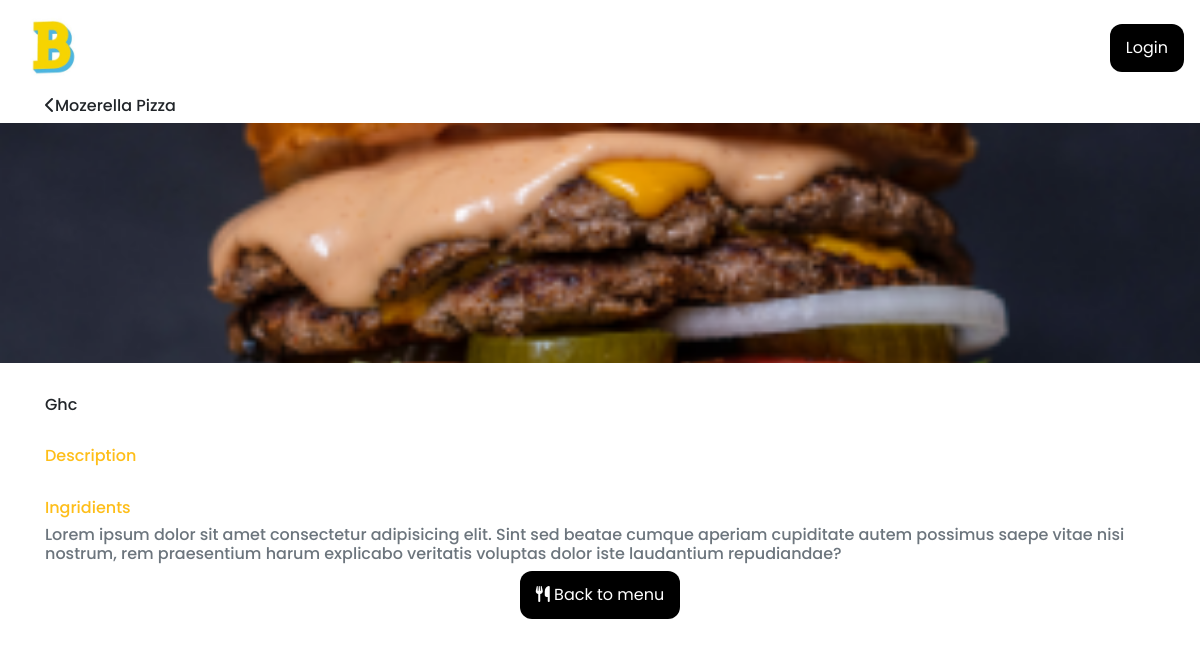
/description/2, run on an earlier commit of the app's database.
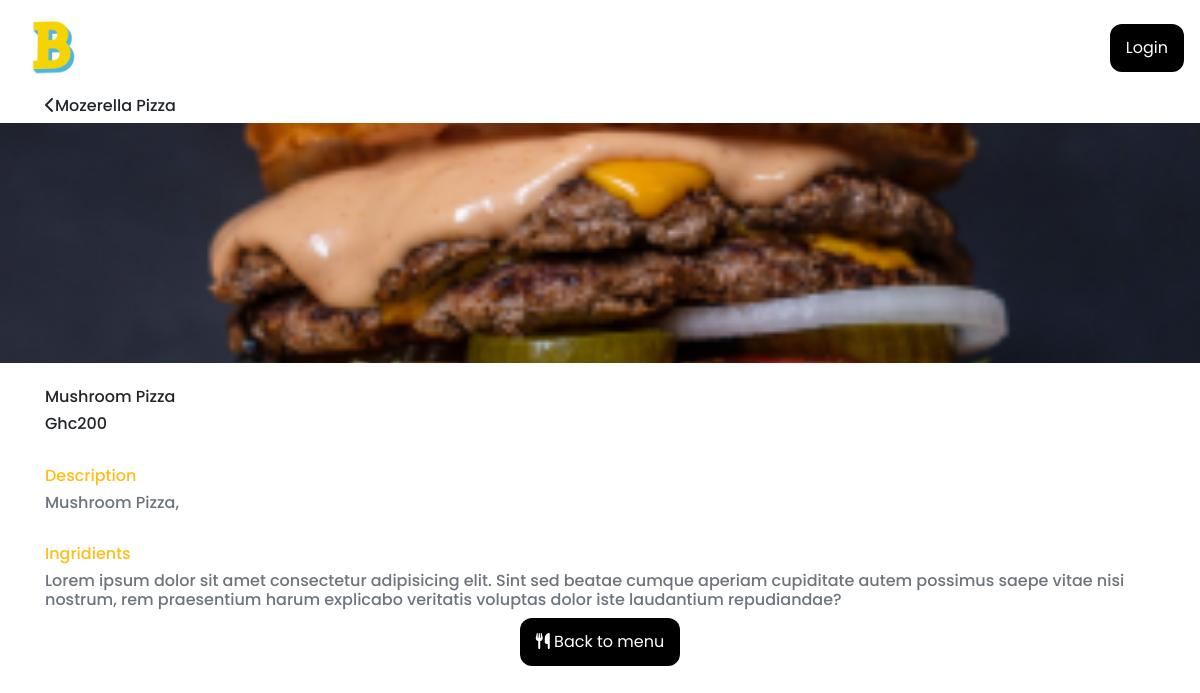
And on a later commit of the database.
### models.py (models this page shows, shortened)
class Item(db.Model):
    id = db.Column(db.Integer, primary_key=True)
    name = db.Column(db.String, nullable=False)
    price = db.Column(db.String, nullable=False)
    description = db.Column(db.String, nullable=False)
    category = db.Column(db.String, nullable=False)
    image_file = db.Column(db.String(200), default='default.png')
    status = db.Column(db.Boolean, default=True)

### app.py (the view)
@app.route('/description/<int:id>')
def description(id):
    item = Item.query.filter_by(id=id).first()
    return render_template('description.html', item=item)

### templates/description.html (shortened to what this page needs)
{% extends "base.html" %}
{% block body %}
<div class="container">
    <h6><i class="fas fa-chevron-left"></i>Mozerella Pizza</h6>
</div>
<div">
    <img src="../static/img/burger.jpg" width="100%" style="object-fit: cover; height: 30vh;" alt="">
<div class="container">
    <br>
    <h6>{{item.name}}</h6>
    <h6>Ghc{{item.price}}</h6>
    <br>
    <h6 class="support" style="color: #FEBE19;">Description</h6>
    <h6 class="text-muted">{{item.description}}</h6>
    <br>
    <h6 class="support" style="color: #FEBE19;">Ingridients</h6>
    <h6 class="text-muted">Lorem ipsum dolor sit amet consectetur adipisicing elit. Sint sed beatae cumque aperiam cupiditate autem possimus saepe vitae nisi nostrum, rem praesentium harum explicabo veritatis voluptas dolor iste laudantium repudiandae?</h6>
    <div style="text-align: center; ">
        <button class="button-solid-black" style="margin:auto;"><i class="fas fa-utensils"></i> Back to menu</button>
    </div>
    <div class="whitespace"></div>
</div>
{% endblock %}

### templates/base.html (shortened to what this page needs)
<!doctype html>
<html lang="en">
  <head>
    <link href="https://unpkg.com/aos@2.3.1/dist/aos.css" rel="stylesheet">
    <link rel="stylesheet" href="https://stackpath.bootstrapcdn.com/bootstrap/4.3.1/css/bootstrap.min.css">
    <link rel="stylesheet" href="{{ url_for('static', filename='css/style.css') }}">
  </head>
  <body>
    <nav class="navbar navbar-light bg-blue justify-content-between">
      <a class="navbar-brand" href="{{url_for('index')}}"><img width="70" height="70" src="../static/img/logo.jpg"></a>
      <div class="inline">
            {% if current_user.name %}
            <a href="{{url_for('account')}}">
              <button class="button-solid-black my-2 my-sm-0">Account</button>
            </a>
            {% else %}
            <a href="{{url_for('login')}}">
            <button class="button-solid-black my-2 my-sm-0">Login</button>
            </a>
            {% endif %}
      </div>
    </nav>
    {% block body %}
    {% endblock %}
  </body>
</html>

### static/css/style.css (style rules this page uses)
html { scroll-behavior: smooth; }
body { font-family: 'Poppins','sans-serif'; }
.button-solid-black { background-color: black; color: white; padding: 12px 16px; border: none; border-radius: 12px; font-family: 'Poppins', 'sans-serif'; }
.whitespace { height: 100px; width: 100px; background-color: transparent; }

What changed in the data, as far as the page shows it:
added Item: name "Mushroom Pizza", price "200", description "Mushroom Pizza,"
